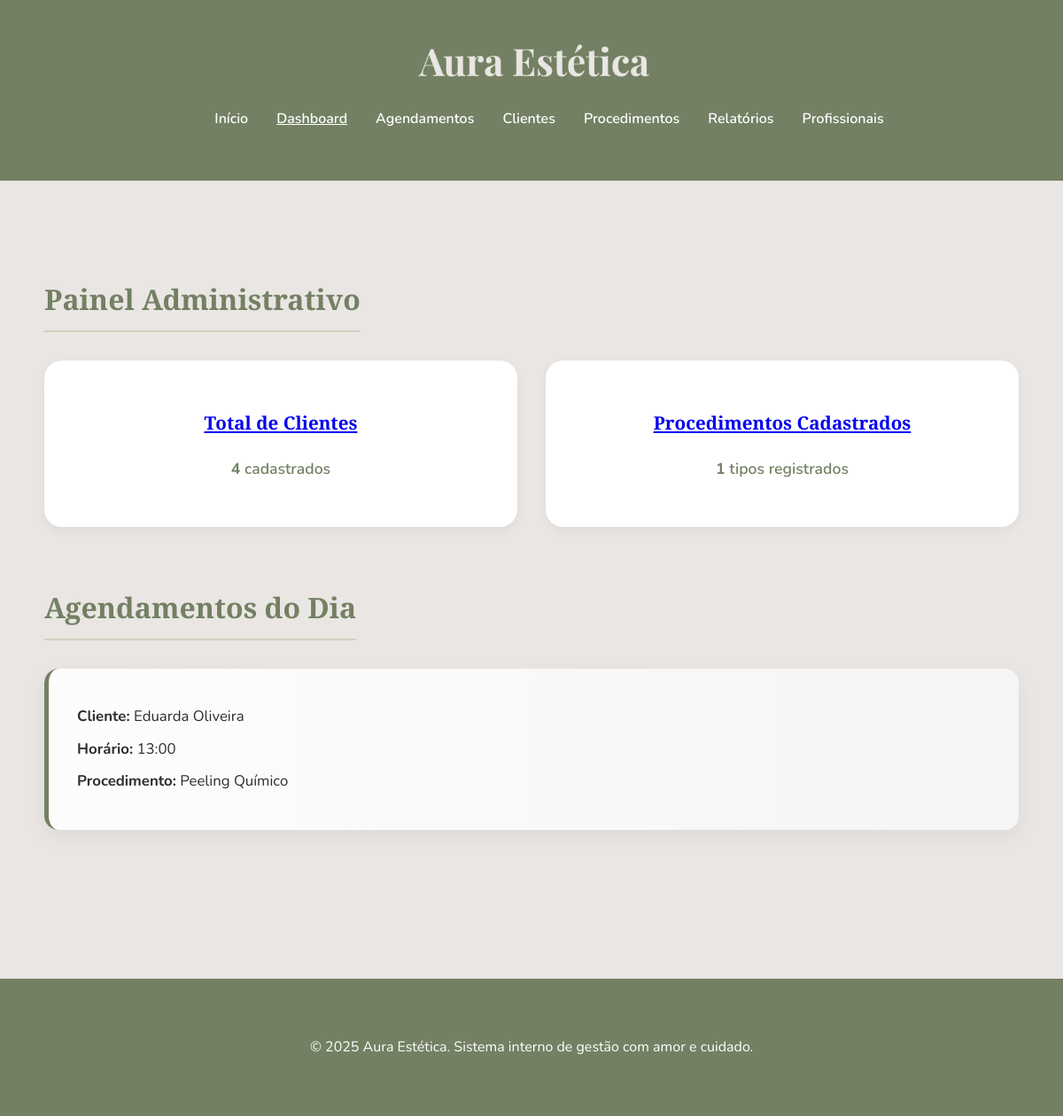
/dashboard, run on the app's committed database.
### app.py (models this page shows)
class Agendamento(db.Model):
    id = db.Column(db.Integer, primary_key=True)
    cliente_id = db.Column(db.Integer, db.ForeignKey('cliente.id'), nullable=False)
    procedimento_id = db.Column(db.Integer, db.ForeignKey('procedimento.id'), nullable=False)
    tipo_consulta = db.Column(db.String(100), nullable=False)
    descricao = db.Column(db.Text, nullable=False)
    profissional_id = db.Column(db.Integer, db.ForeignKey('profissional.id'), nullable=False)
    data = db.Column(db.String(20), nullable=False)
    hora = db.Column(db.String(10), nullable=False)
    status = db.Column(db.String(20), default='Pendente')
    cliente = db.relationship('Cliente', backref='agendamentos')
    procedimento = db.relationship('Procedimento', backref='agendamentos')
    profissional = db.relationship('Profissional', backref='agendamentos')

class Cliente(db.Model):
    id = db.Column(db.Integer, primary_key=True)
    nome = db.Column(db.String(100), nullable=False)
    telefone = db.Column(db.String(20), nullable=False)
    email = db.Column(db.String(100), nullable=False)
    data_nascimento = db.Column(db.String(10), nullable=False)

class Procedimento(db.Model):
    id = db.Column(db.Integer, primary_key=True)
    nome = db.Column(db.String(100), nullable=False)
    preco = db.Column(db.Float, nullable=False)
    descricao = db.Column(db.Text, nullable=True)

### app.py (the view)
@app.route("/dashboard")
def dashboard():
    hoje = date.today().strftime("%Y-%m-%d")
    return render_template(
        "index.html",
        total_clientes=Cliente.query.count(),
        total_procedimentos=Procedimento.query.count(),
        agendamentos_hoje=Agendamento.query.filter_by(data=hoje).all()
    )

### templates/index.html (shortened to what this page needs)
<!DOCTYPE html>
<html lang="pt-br">
<head>
  <link rel="stylesheet" href="{{ url_for('static', filename='estilo/style.css') }}">
</head>
<body>
  <header class="header">
    <div class="container header-flex">
      <div class="logo-container">
        <img src="{{ url_for('static', filename='img/logoAura.png') }}" alt="Logo Aura Estética" class="logo-img">
      </div>
      <nav class="nav">
        <ul>
          <li><a href="{{ url_for('inicio') }}" >Início</a></li>
          <li><a href="{{ url_for('dashboard') }}" class="active">Dashboard</a></li>
          <li><a href="{{ url_for('agendamentos') }}">Agendamentos</a></li>
          <li><a href="{{ url_for('clientes') }}">Clientes</a></li>
          <li><a href="{{ url_for('procedimentos') }}">Procedimentos</a></li>
          <li><a href="{{ url_for('relatorios') }}">Relatórios</a></li>
          <li><a href="{{ url_for('profissionais') }}">Profissionais</a></li>
        </ul>
      </nav>
    </div>
  </header>
  <section class="section">
    <div class="container">
      <h2>Painel Administrativo</h2>
      <div class="dashboard-cards">
        <div class="card">
          <h3><a href="{{ url_for('clientes') }}">Total de Clientes</a></h3>
          <p><strong>{{ total_clientes }}</strong> cadastrados</p>
        </div>
        <div class="card">
          <h3><a href="{{ url_for('procedimentos') }}">Procedimentos Cadastrados</a></h3>
          <p><strong>{{ total_procedimentos }}</strong> tipos registrados</p>
        </div>
      </div>
      <h2 style="margin-top: 4rem;">Agendamentos do Dia</h2>
      {% if agendamentos_hoje %}
      <div class="agendamentos-hoje">
        {% for ag in agendamentos_hoje %}
        <div class="agendamento">
          <p><strong>Cliente:</strong> {{ ag.cliente.nome }}</p>
          <p><strong>Horário:</strong> {{ ag.hora }}</p>
          <p><strong>Procedimento:</strong> {{ ag.procedimento.nome }}</p>
        </div>
        {% endfor %}
      </div>
      {% else %}
      <p style="text-align: center; color: gray;">Nenhum agendamento para hoje.</p>
      {% endif %}
    </div>
  </section>
  <footer class="footer">
    <div class="container">
      <p>&copy; 2025 Aura Estética. Sistema interno de gestão com amor e cuidado.</p>
    </div>
  </footer>
</body>
</html>

### static/estilo/style.css (style rules this page uses)
:root { --verde-oliva: #738063; --rosa-claro: #DBC3CB; --rosado: #DCC3D4; --areia: #D6CEC0; --fundo-claro: #EAE6E3; --cinza-neutro: #989187; --texto-escuro: #2e2e2e; --branco: #ffffff; --sombra: rgba(0, 0, 0, 0.05); }
html, body { margin: 0; padding: 0; height: 100%; }
body { font-family: 'Nunito', sans-serif; background-color: var(--fundo-claro); color: var(--texto-escuro); line-height: 1.7; min-height: 100vh; display: flex; flex-direction: column; }
h1, h2, h3 { font-family: 'Playfair Display', serif; color: var(--verde-oliva); }
.container { max-width: 1100px; margin: auto; padding: 1rem; }
.header { background-color: var(--verde-oliva); color: var(--branco); padding: 2rem 0 1.5rem 0; text-align: center; }
.nav ul { list-style: none; display: flex; flex-wrap: wrap; justify-content: center; gap: 2rem; margin-top: 1rem; color: #D6CEC0; }
.nav a { text-decoration: none; color: var(--branco); font-weight: 600; transition: 0.3s; }
.nav a:hover, .nav .active { text-decoration: underline; }
.section { padding: 4rem 1rem; background-color: var(--fundo-claro); }
h2 { margin-bottom: 2rem; font-size: 2rem; text-align: center; border-bottom: 2px solid var(--areia); padding-bottom: 0.5rem; display: inline-block; }
.dashboard-cards { display: flex; gap: 2rem; flex-wrap: wrap; justify-content: center; }
.card { flex: 1 1 250px; background-color: var(--branco); padding: 2rem; border-radius: 20px; box-shadow: 0 4px 12px var(--sombra); text-align: center; font-size: 1.1rem; color: var(--verde-oliva); font-weight: 600; }
.agendamento { background: linear-gradient(to right, #fdfdfd, #f5f5f5); border-left: 5px solid var(--verde-oliva); padding: 2rem; margin-bottom: 1.5rem; border-radius: 16px; box-shadow: 0 8px 24px rgba(0, 0, 0, 0.06); transition: transform 0.3s ease; }
.agendamento p { font-size: 1.05rem; margin: 0.5rem 0; }
.footer { background-color: var(--verde-oliva); color: var(--branco); text-align: center; padding: 2rem 1rem; font-size: 1rem; margin-top: 4rem; font-family: 'Nunito', sans-serif; }
.logo-img { width: auto; height: 48px; object-fit: contain; background-color: transparent; border-radius: 0; }

### data on the page
Agendamento: cliente.nome "Eduarda Oliveira", hora "13:00", procedimento.nome "Peeling Químico"

### other printed values
{{ total_clientes }} "4"
{{ total_procedimentos }} "1"
